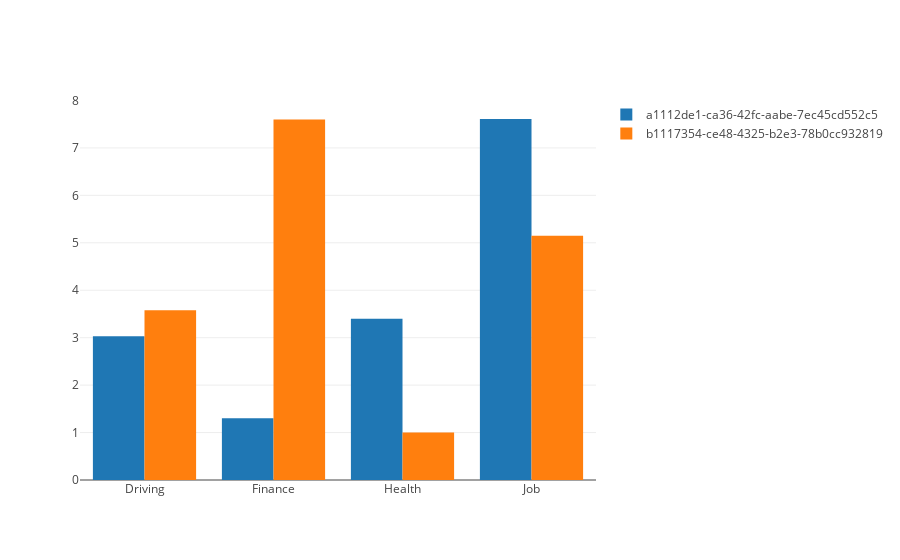

The notebook cell this image was saved under:
### Code cell
stress_stream.plot_stress_bar()

### Figure 1 — Plotly figure (JSON) as saved in the notebook; plotly's stock layout.template omitted (floating-point values rounded to 4 significant figures)
{"data": [{"name": "a1112de1-ca36-42fc-aabe-7ec45cd552c5", "type": "bar", "uid": "e12d4c37-23cf-4393-bfdf-9a9244317c02", "x": ["Driving", "Finance", "Health", "Job"], "y": [3.03, 1.3, 3.4, 7.61]}, {"name": "b1117354-ce48-4325-b2e3-78b0cc932819", "type": "bar", "uid": "1b222c65-9ec8-45b4-819c-9c4397ec488f", "x": ["Driving", "Finance", "Health", "Job"], "y": [3.58, 7.6, 1, 5.15]}], "layout": {"autosize": true, "xaxis": {"autorange": true, "range": [-0.5, 3.5], "type": "category"}, "yaxis": {"autorange": true, "range": [0, 8.011], "type": "linear"}}}
